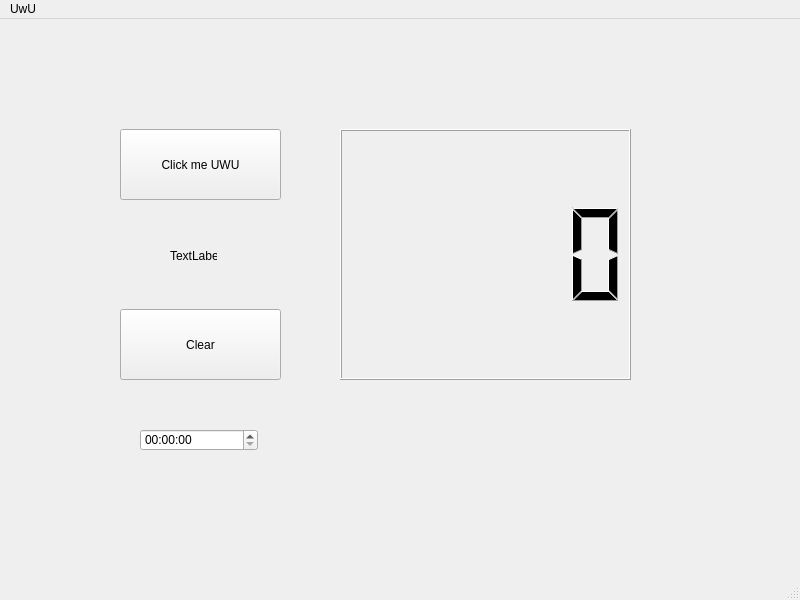
<?xml version="1.0" encoding="UTF-8"?>
<ui version="4.0">
 <class>MainWindow</class>
 <widget class="QMainWindow" name="MainWindow">
  <property name="geometry">
   <rect>
    <x>0</x>
    <y>0</y>
    <width>800</width>
    <height>600</height>
   </rect>
  </property>
  <property name="windowTitle">
   <string>MainWindow</string>
  </property>
  <widget class="QWidget" name="centralwidget">
   <widget class="QPushButton" name="UwU_button">
    <property name="geometry">
     <rect>
      <x>120</x>
      <y>110</y>
      <width>161</width>
      <height>71</height>
     </rect>
    </property>
    <property name="text">
     <string>Click me UWU</string>
    </property>
   </widget>
   <widget class="QLCDNumber" name="lcdNumber">
    <property name="geometry">
     <rect>
      <x>340</x>
      <y>110</y>
      <width>291</width>
      <height>251</height>
     </rect>
    </property>
   </widget>
   <widget class="QPushButton" name="clear_button">
    <property name="geometry">
     <rect>
      <x>120</x>
      <y>290</y>
      <width>161</width>
      <height>71</height>
     </rect>
    </property>
    <property name="text">
     <string>Clear</string>
    </property>
   </widget>
   <widget class="QLabel" name="label">
    <property name="geometry">
     <rect>
      <x>170</x>
      <y>230</y>
      <width>47</width>
      <height>13</height>
     </rect>
    </property>
    <property name="text">
     <string>TextLabel</string>
    </property>
   </widget>
   <widget class="QTimeEdit" name="timeEdit">
    <property name="geometry">
     <rect>
      <x>140</x>
      <y>410</y>
      <width>118</width>
      <height>22</height>
     </rect>
    </property>
   </widget>
  </widget>
  <widget class="QMenuBar" name="menubar">
   <property name="geometry">
    <rect>
     <x>0</x>
     <y>0</y>
     <width>800</width>
     <height>21</height>
    </rect>
   </property>
   <widget class="QMenu" name="menuUwU">
    <property name="title">
     <string>UwU</string>
    </property>
   </widget>
   <addaction name="menuUwU"/>
  </widget>
  <widget class="QStatusBar" name="statusbar"/>
 </widget>
 <resources/>
 <connections/>
</ui>
